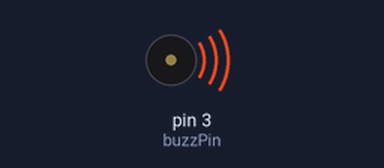
The sketch below on a simulated Arduino Uno, built with avr-gcc and run on an emulated ATmega328P. Parts: buzzer (waves = sounding, pin HIGH).

Above: at 0.5 s.
Timing chart, 0 to 4.6 s (numbered marks = the images above):
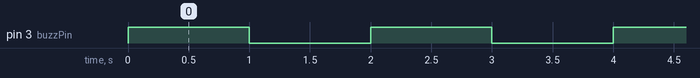

The sketch:

Active_buzzer_Module.ino
```cpp
int buzzPin =3;    //Connect Buzzer on Digital Pin3
 void setup()
 {
  pinMode(buzzPin, OUTPUT);
}
 void loop()
{
  digitalWrite(buzzPin, HIGH);
  delay(1000);
  digitalWrite(buzzPin, LOW);
  delay(1000);
}
```

Measured:
- by itself, pin 3 (buzzPin): alternates HIGH for 1.0 s and LOW for 1.0 s
